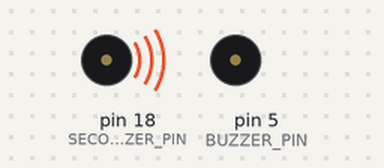
This sketch was run on a simulated Arduino Uno, built with avr-gcc and run on an emulated ATmega328P. Parts: buzzer (waves = sounding, pin HIGH).

Above: at 0.1 s.
At 2.7 s:
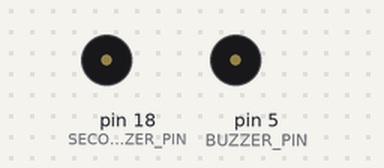
Timing chart, 0 to 4.2 s (numbered marks = the images above):
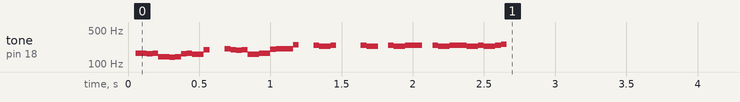

The sketch:

doofenschmirtz_on_buzzers.ino
```cpp
#include "pinout.h"
#include "play_notes.h"
#include "doofenschmirtz_song.h"

void setup() {
  pinMode(BUZZER_PIN, OUTPUT);
  pinMode(SECOND_BUZZER_PIN, OUTPUT);

  for (int i = 0; i < sizeof(melody) / sizeof(melody[0]); i++) {
    int noteDuration = 1000 / noteDurations[i];

    playTwoNotes(BUZZER_PIN, melody[i], SECOND_BUZZER_PIN, melody[i] * 1.5, noteDuration);
  }
}

void loop() {
  // Nic nie robimy w pętli
}
```

doofenschmirtz_song.h
```cpp
#include <stdint.h>
uint16_t NOTE_A3 = 220;
uint16_t NOTE_C4 = 262;
uint16_t NOTE_E4 = 330;
uint16_t NOTE_G4 = 392;
uint16_t REST = 0;

uint16_t melody[] = {
  NOTE_C4, NOTE_A3, NOTE_C4, REST,
  NOTE_E4, NOTE_C4, NOTE_E4, REST,
  NOTE_G4, REST, NOTE_G4, REST, NOTE_G4, REST, NOTE_G4
};

uint8_t noteDurations[] = {
  6, 6, 6, 8,
  6, 6, 6, 8,
  6, 6, 8, 16, 4, 16, 2
};
```

pinout.h
```cpp
uint8_t BUZZER_PIN = 5;
uint8_t SECOND_BUZZER_PIN = 18;
```

play_notes.h
```cpp
void playTwoNotes(int pin1, int freq1, int pin2, int freq2, int duration) {
  unsigned long period1 = freq1 == 0 ? 0 : 1000000 / freq1;  // Okres 1
  unsigned long period2 = freq2 == 0 ? 0 : 1000000 / freq2;  // Okres 2
  unsigned long halfPeriod1 = period1 / 2;
  unsigned long halfPeriod2 = period2 / 2;

  unsigned long startTime = millis();
  while (millis() - startTime < duration) {
    // Buzzer 1
    if (freq1 > 0) {
      digitalWrite(pin1, HIGH);
      delayMicroseconds(halfPeriod1);
      digitalWrite(pin1, LOW);
      delayMicroseconds(halfPeriod1);
    }

    // Buzzer 2
    if (freq2 > 0) {
      digitalWrite(pin2, HIGH);
      delayMicroseconds(halfPeriod2);
      digitalWrite(pin2, LOW);
      delayMicroseconds(halfPeriod2);
    }
  }
}
```

Measured:
- by itself, tone on pin 18 (SECOND_BUZZER_PIN): plays 166 Hz for 0.08 s, 164 Hz for 0.04 s, 166 Hz for 0.04 s, 141 Hz for 0.08 s, 139 Hz for 0.04 s, 141 Hz for 0.04 s … (39 notes in this stretch)
